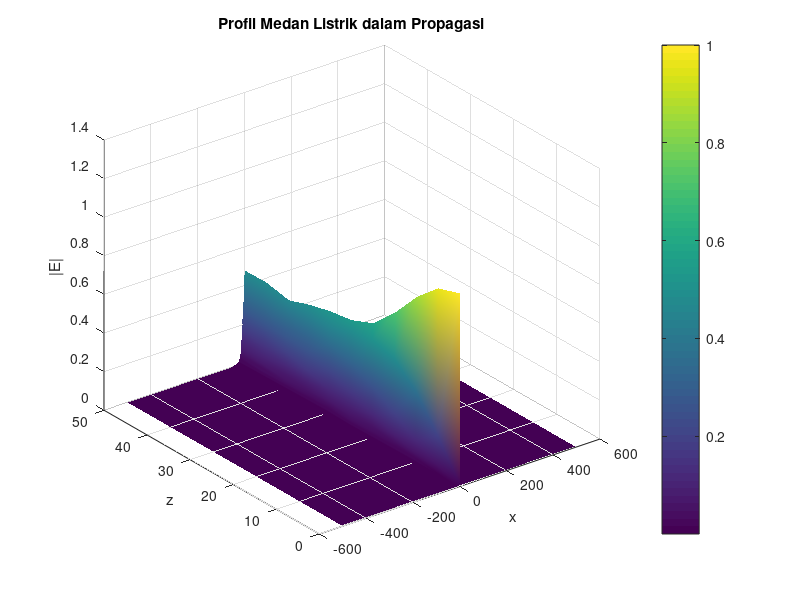

The MATLAB script that drew this image:
clc; clear; close all;

% Parameter
wavelength = 1.5; % Panjang Gelombang Vakum
k0 = 2 * pi / wavelength; % Nomor gelombang vakum
n0 = 1.49; % Indeks biar referensi
z_max = 50; % Nilai maks dari z
a = 1; % Nilai tebal core awal
b = 8; % Nilai tebal core akhir

% Koordinat Sistem
dz = 0.1; % Nilai diskritisasi 
Nx = 500; % Total grid x-nya
Lebar = 1000;
dx= Lebar/Nx;
x = (-Nx/2:Nx/2-1) * dx;

% Definisikan Kx dan H untuk Transformasi
kx= (2 * pi / dx) * ([0:Nx/2-1 -Nx/2:-1] / Nx);
H = exp((-1i * (kx.^2 )/ (2 * k0 * n0) + (kx.^4)/ (4 * k0^3 * n0^3)) * dz * 0.5); 

% Definisikan profil awal medan
psi = exp(-(x.^2) / a^2);

% Beam Propagation Loop
z_values = 0:dz:z_max;
st=0; ip=0;
for z = z_values
 Wcore = a + ((b-a)/z_max) * z ; % Definisikan width core berdasarkan z
 n= n0+0.01*((x>=-(Wcore/2))&(x<=(Wcore/2))); % Definisi Indeks bias
 psi = ifft(fft(psi).*H); % Koreksi untuk ½ step 
 % Koreksi fasa krn indeks bias
 psi = psi .* exp(1i * 0.5*k0/n0 * (n.^2 - n0^2) * dz); 
 psi = ifft(fft(psi) .* H); % Koreksi untuk ½ step
 st=st+1;
 if mod(st,floor(length(z_values)/10))==1 
  ip=ip+1;
  Ep(ip,:)=psi;
 end
end

% Surface Plot
[X,Z] = meshgrid(x, linspace(0, z_max, ip)); % Buat grid untuk x dan z
surf(X, Z, abs(Ep)); % Plot surface 3D
shading interp
xlabel('x');
ylabel('z');
zlabel('|E|');
title('Profil Medan Listrik dalam Propagasi');
colorbar;
